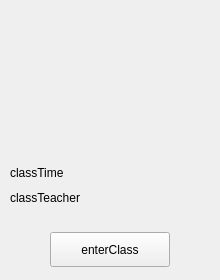
<?xml version="1.0" encoding="UTF-8"?>
<ui version="4.0">
 <class>CourseClassItem</class>
 <widget class="QWidget" name="CourseClassItem">
  <property name="geometry">
   <rect>
    <x>0</x>
    <y>0</y>
    <width>220</width>
    <height>280</height>
   </rect>
  </property>
  <property name="sizePolicy">
   <sizepolicy hsizetype="Fixed" vsizetype="Fixed">
    <horstretch>0</horstretch>
    <verstretch>0</verstretch>
   </sizepolicy>
  </property>
  <property name="minimumSize">
   <size>
    <width>220</width>
    <height>280</height>
   </size>
  </property>
  <property name="maximumSize">
   <size>
    <width>220</width>
    <height>280</height>
   </size>
  </property>
  <property name="windowTitle">
   <string>Form</string>
  </property>
  <layout class="QVBoxLayout" name="verticalLayout">
   <property name="spacing">
    <number>0</number>
   </property>
   <property name="leftMargin">
    <number>0</number>
   </property>
   <property name="topMargin">
    <number>0</number>
   </property>
   <property name="rightMargin">
    <number>0</number>
   </property>
   <property name="bottomMargin">
    <number>0</number>
   </property>
   <item>
    <widget class="QWidget" name="widget_classImage" native="true">
     <property name="minimumSize">
      <size>
       <width>0</width>
       <height>120</height>
      </size>
     </property>
     <property name="maximumSize">
      <size>
       <width>16777215</width>
       <height>120</height>
      </size>
     </property>
     <widget class="QLabel" name="label_classFlag">
      <property name="geometry">
       <rect>
        <x>0</x>
        <y>0</y>
        <width>83</width>
        <height>86</height>
       </rect>
      </property>
      <property name="sizePolicy">
       <sizepolicy hsizetype="Fixed" vsizetype="Fixed">
        <horstretch>0</horstretch>
        <verstretch>0</verstretch>
       </sizepolicy>
      </property>
      <property name="minimumSize">
       <size>
        <width>83</width>
        <height>86</height>
       </size>
      </property>
      <property name="maximumSize">
       <size>
        <width>83</width>
        <height>86</height>
       </size>
      </property>
      <property name="text">
       <string/>
      </property>
     </widget>
     <widget class="QLabel" name="label_classImage">
      <property name="geometry">
       <rect>
        <x>0</x>
        <y>0</y>
        <width>220</width>
        <height>120</height>
       </rect>
      </property>
      <property name="sizePolicy">
       <sizepolicy hsizetype="Fixed" vsizetype="Fixed">
        <horstretch>0</horstretch>
        <verstretch>0</verstretch>
       </sizepolicy>
      </property>
      <property name="minimumSize">
       <size>
        <width>220</width>
        <height>120</height>
       </size>
      </property>
      <property name="maximumSize">
       <size>
        <width>220</width>
        <height>120</height>
       </size>
      </property>
      <property name="text">
       <string/>
      </property>
     </widget>
     <zorder>label_classImage</zorder>
     <zorder>label_classFlag</zorder>
    </widget>
   </item>
   <item>
    <widget class="QLabel" name="label_className">
     <property name="minimumSize">
      <size>
       <width>0</width>
       <height>40</height>
      </size>
     </property>
     <property name="maximumSize">
      <size>
       <width>16777215</width>
       <height>40</height>
      </size>
     </property>
     <property name="text">
      <string/>
     </property>
     <property name="indent">
      <number>10</number>
     </property>
    </widget>
   </item>
   <item>
    <widget class="QLabel" name="label_classTime">
     <property name="sizePolicy">
      <sizepolicy hsizetype="Preferred" vsizetype="Fixed">
       <horstretch>0</horstretch>
       <verstretch>0</verstretch>
      </sizepolicy>
     </property>
     <property name="minimumSize">
      <size>
       <width>0</width>
       <height>25</height>
      </size>
     </property>
     <property name="maximumSize">
      <size>
       <width>16777215</width>
       <height>25</height>
      </size>
     </property>
     <property name="text">
      <string>classTime</string>
     </property>
     <property name="indent">
      <number>10</number>
     </property>
    </widget>
   </item>
   <item>
    <widget class="QLabel" name="label_classTeacher">
     <property name="sizePolicy">
      <sizepolicy hsizetype="Preferred" vsizetype="Fixed">
       <horstretch>0</horstretch>
       <verstretch>0</verstretch>
      </sizepolicy>
     </property>
     <property name="minimumSize">
      <size>
       <width>0</width>
       <height>25</height>
      </size>
     </property>
     <property name="maximumSize">
      <size>
       <width>16777215</width>
       <height>25</height>
      </size>
     </property>
     <property name="text">
      <string>classTeacher</string>
     </property>
     <property name="indent">
      <number>10</number>
     </property>
    </widget>
   </item>
   <item>
    <spacer name="verticalSpacer">
     <property name="orientation">
      <enum>Qt::Vertical</enum>
     </property>
     <property name="sizeType">
      <enum>QSizePolicy::Fixed</enum>
     </property>
     <property name="sizeHint" stdset="0">
      <size>
       <width>20</width>
       <height>22</height>
      </size>
     </property>
    </spacer>
   </item>
   <item alignment="Qt::AlignHCenter">
    <widget class="QPushButton" name="pushButton_classCtrl">
     <property name="sizePolicy">
      <sizepolicy hsizetype="Fixed" vsizetype="Fixed">
       <horstretch>0</horstretch>
       <verstretch>0</verstretch>
      </sizepolicy>
     </property>
     <property name="minimumSize">
      <size>
       <width>120</width>
       <height>35</height>
      </size>
     </property>
     <property name="maximumSize">
      <size>
       <width>120</width>
       <height>35</height>
      </size>
     </property>
     <property name="text">
      <string>enterClass</string>
     </property>
    </widget>
   </item>
   <item>
    <spacer name="verticalSpacer_2">
     <property name="orientation">
      <enum>Qt::Vertical</enum>
     </property>
     <property name="sizeHint" stdset="0">
      <size>
       <width>20</width>
       <height>30</height>
      </size>
     </property>
    </spacer>
   </item>
  </layout>
 </widget>
 <resources/>
 <connections/>
</ui>
